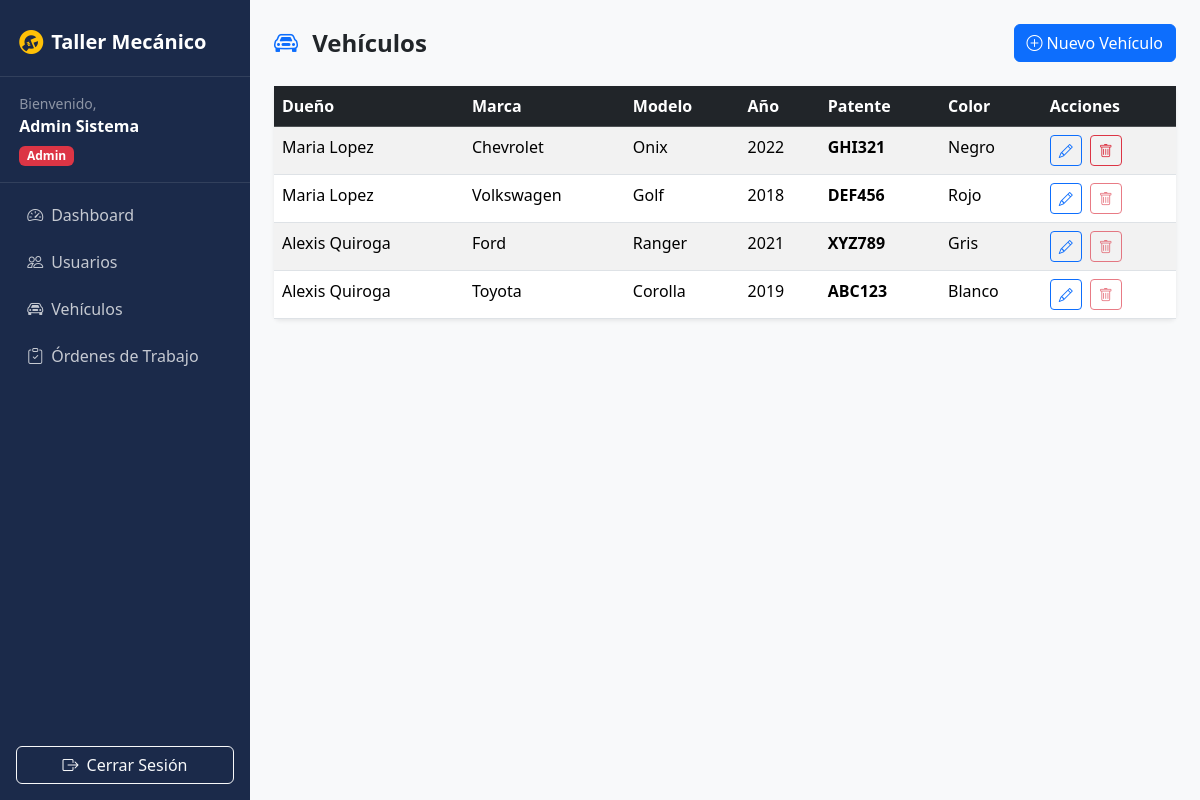
The app's page /tablavehiculos.php (signed in) with its own data.
### tables this page shows
CREATE TABLE vehiculos (
    id INT PRIMARY KEY AUTO_INCREMENT,
    id_cliente INT NOT NULL,
    marca VARCHAR(100) NOT NULL,
    modelo VARCHAR(100) NOT NULL,
    anio YEAR NOT NULL,
    patente VARCHAR(20) NOT NULL UNIQUE,
    color VARCHAR(50) NOT NULL,
    FOREIGN KEY (id_cliente) REFERENCES usuarios(id)
);

### consultas.php (called while the page is built, shortened)
<?php
function mostrarVehiculos($conexion, $rol, $id_usuario) {
    if ($rol === 'admin') {
        $SQL = "SELECT v.*, CONCAT(u.nombre, ' ', u.apellido) AS duenio
                FROM vehiculos v JOIN usuarios u ON v.id_cliente = u.id ORDER BY v.id DESC";
    } else {
        $SQL = "SELECT v.* FROM vehiculos v WHERE v.id_cliente = $id_usuario ORDER BY v.id DESC";
    }
    $rs = mysqli_query($conexion, $SQL);
    return $rs;
}
function tieneOrdenesActivasVehiculo($conexion, $id) {
    $SQL = "SELECT COUNT(*) FROM ordenes_trabajo
        WHERE id_vehiculo = $id AND estado NOT IN ('completado','cancelado')";
    $rs = mysqli_query($conexion, $SQL);
    $fila = mysqli_fetch_array($rs);
    return $fila[0] > 0;
}

### tablavehiculos.php (the view, shortened to what this page needs)
<?php
require_once 'consultas.php';
$conexion = conexion();
$rol = $_SESSION['rol'];
$id_usuario = $_SESSION['id'];
$vehiculos = mostrarVehiculos($conexion, $rol, $id_usuario);
?>
<?php include 'header.php'; ?>
<?php include 'menulateral.php'; ?>
<div class="container-fluid p-4">
    <div class="d-flex justify-content-between align-items-center mb-4">
        <h4 class="fw-bold mb-0"><i class="bi bi-car-front me-2 text-primary"></i>
            <?php echo $rol === 'admin' ? 'Vehículos' : 'Mis Vehículos'; ?>
        </h4>
        <a href="crearvehiculo.php" class="btn btn-primary"><i class="bi bi-plus-circle me-1"></i>Nuevo Vehículo</a>
    </div>
    <div class="card border-0 shadow-sm">
        <div class="card-body p-0">
            <div class="table-responsive">
                <table class="table table-striped table-hover mb-0">
                    <thead class="table-dark">
                        <tr>
                            <?php if ($rol === 'admin') { ?><th>Dueño</th><?php } ?>
                            <th>Marca</th>
                            <th>Modelo</th>
                            <th>Año</th>
                            <th>Patente</th>
                            <th>Color</th>
                            <th>Acciones</th>
                        </tr>
                    </thead>
                    <tbody>
                    <?php while ($v = mysqli_fetch_array($vehiculos)) { ?>
                    <?php $tiene_activas = tieneOrdenesActivasVehiculo($conexion, $v['id']); ?>
                    <tr>
                        <?php if ($rol === 'admin') { ?><td><?php echo $v['duenio']; ?></td><?php } ?>
                        <td><?php echo $v['marca']; ?></td>
                        <td><?php echo $v['modelo']; ?></td>
                        <td><?php echo $v['anio']; ?></td>
                        <td><strong><?php echo $v['patente']; ?></strong></td>
                        <td><?php echo $v['color']; ?></td>
                        <td>
                            <a href="modificarvehiculo.php?id=<?php echo $v['id']; ?>" class="btn btn-sm btn-outline-primary me-1">
                                <i class="bi bi-pencil"></i>
                            </a>
                            <?php if (!$tiene_activas) { ?>
                            <a href="eliminarvehiculo.php?id=<?php echo $v['id']; ?>" class="btn btn-sm btn-outline-danger"
                               onclick="return confirm('¿Eliminar este vehículo?')">
                                <i class="bi bi-trash"></i>
                            </a>
                            <?php } else { ?>
                            <button class="btn btn-sm btn-outline-danger" disabled title="Tiene órdenes activas">
                                <i class="bi bi-trash"></i>
                            </button>
                            <?php } ?>
                        </td>
                    </tr>
                    <?php } ?>
                    </tbody>
                </table>
            </div>
        </div>
    </div>
</div>
<?php include 'footer.php'; ?>

### records on screen
vehiculos: duenio "Maria Lopez", marca "Chevrolet", modelo "Onix", anio "2022", patente "GHI321", color "Negro"
vehiculos: duenio "Maria Lopez", marca "Volkswagen", modelo "Golf", anio "2018", patente "DEF456", color "Rojo"
vehiculos: duenio "Alexis Quiroga", marca "Ford", modelo "Ranger", anio "2021", patente "XYZ789", color "Gris"
vehiculos: duenio "Alexis Quiroga", marca "Toyota", modelo "Corolla", anio "2019", patente "ABC123", color "Blanco"

### other values on screen
$_SESSION['nombre'] "Admin"
$_SESSION['apellido'] "Sistema"
$rol "Admin"
